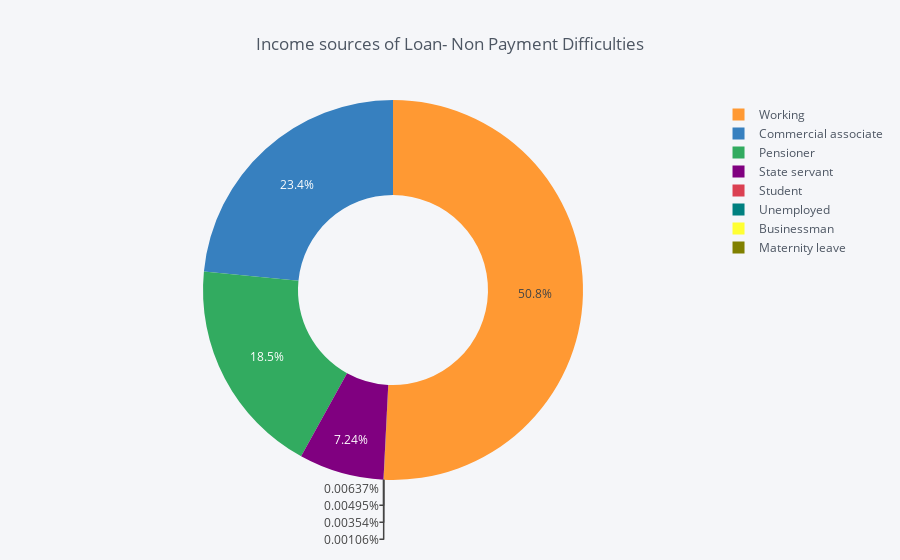

The cell this chart's notebook holds for it:
### Markdown cell above
### NAME_INCOME_TYPE

### Code cell
# Income sources of Loan- Non Payment Difficulties
b0 = target0['NAME_INCOME_TYPE'].value_counts()
df = pd.DataFrame({'labels': b0.index,'values': b0.values})
df.iplot(kind = 'pie', labels = 'labels',values = 'values', title = 'Income sources of Loan- Non Payment Difficulties', hole = 0.5)

### Figure 1 — Plotly figure (JSON) as saved in the notebook; plotly's stock layout.template omitted (floating-point values rounded to 4 significant figures)
{"data": [{"hole": 0.5, "labels": ["Working", "Commercial associate", "Pensioner", "State servant", "Student", "Unemployed", "Businessman", "Maternity leave"], "marker": {"colors": ["rgba(255, 153, 51, 1.0)", "rgba(55, 128, 191, 1.0)", "rgba(50, 171, 96, 1.0)", "rgba(128, 0, 128, 1.0)", "rgba(219, 64, 82, 1.0)", "rgba(0, 128, 128, 1.0)", "rgba(255, 255, 51, 1.0)", "rgba(128, 128, 0, 1.0)"]}, "name": "", "type": "pie", "values": [143550, 66257, 52380, 20454, 18, 14, 10, 3]}], "layout": {"legend": {"bgcolor": "#F5F6F9", "font": {"color": "#4D5663"}}, "paper_bgcolor": "#F5F6F9", "plot_bgcolor": "#F5F6F9", "title": "Income sources of Loan- Non Payment Difficulties", "titlefont": {"color": "#4D5663"}}}
